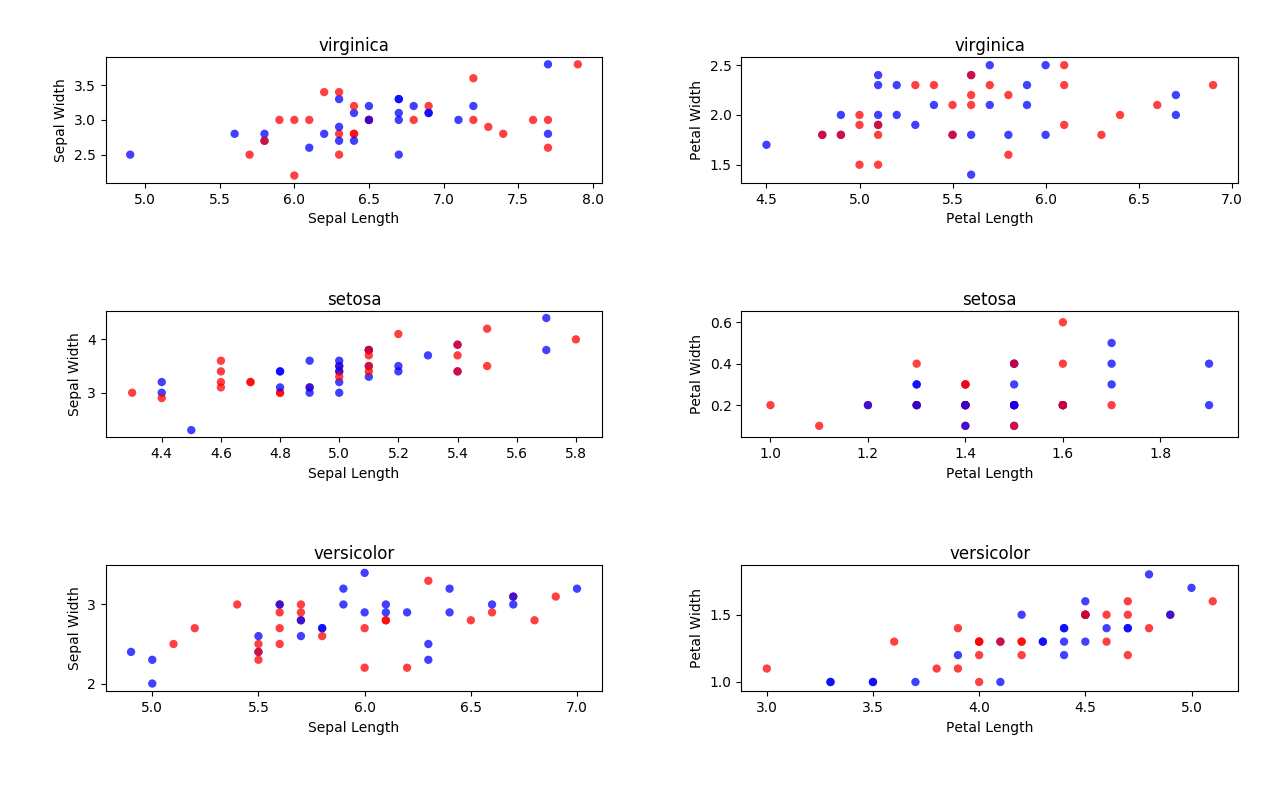

The script that saved this image:
#!/usr/bin/env python3

import sys
sys.path.append("../..")

import matplotlib.pyplot as plt
import csv
import sys
import math as m
from modules import pycla
import numpy as np

def error(msg):
		print("ERROR: "+msg+"\n\nUSAGE:\n$ "+sys.argv[0]+" <options>\n\nOPTIONS:")
		print("-i <file-name>\t: Input File (.csv).")
		print("-ig <num>\t: Ignore first num rows of data.")
		print("-o <file-name>\t: Output File (.png OR .pdf)")

#READ CSV FILE
inFile = pycla.get_arg("i")
if inFile == None:
	error("No Input CSV File!")
	exit()
csv_fil = open(inFile)
data_rows = csv.reader(csv_fil)

#IGNORE FIRST ig LINES
ig = pycla.get_arg("ig")
if ig==None:
	ig = 0
else:
	ig = int(ig)
data_rows = list(data_rows)[ig:]

labels = data_rows[0]
data_rows = data_rows[1:]
spe_dict = {'virginica':0, 'setosa':1, 'versicolor':2};
para_dict = {0:'Sepal Length', 1:'Sepal Width', 2:'Petal Length', 3:'Petal Width'}

sl_data = [[], [], []]
sw_data = [[], [], []]
pl_data = [[], [], []]
pw_data = [[], [], []]
spe_data = [[], [], []]

for sl,sw,pl,pw,spe in data_rows:
	
	sl_data[spe_dict[spe]].append(float(sl))
	sw_data[spe_dict[spe]].append(float(sw))
	pl_data[spe_dict[spe]].append(float(pl))
	pw_data[spe_dict[spe]].append(float(pw))
	spe_data.append(spe)

#sl_data.sort()
#sw_data.sort()
#pl_data.sort()
#pw_data.sort()
#spe_data.sort()

full_data = [sl_data, sw_data, pl_data, pw_data]
print(full_data)

cw = pycla.get_arg("cw")
if cw == None:
	cw=1
else:
	cw = float(cw)

# Four axes, returned as a 2-d array
f, axarr = plt.subplots(3, 2)

for i in range(3):
	for j in range(2):
		axarr[i, j].scatter(full_data[j*2][i], full_data[j*2+1][i], color = ['red', 'blue'], alpha = .75)
		axarr[i, j].set_xlabel(para_dict[j*2])
		axarr[i, j].set_ylabel(para_dict[j*2+1])
		axarr[i, j].set_title(spe_dict.keys()[spe_dict.values().index(i)])
		
	


#for i in range(3):
#	for j in range(0,4,2):
#		axarr[i, j].scatter(full_data[j][i], full_data[j+1][i])
#		axarr[i, j].set_title(para_dict[j] + ' of ' + spe_dict.keys()[spe_dict.values().index(i)])
# plt.hist(sl_data)

outFile = pycla.get_arg("o")
if outFile == None:
	plt.tight_layout()
	plt.show()
else:
	plt.savefig(outFile, bbox_inches="tight")
	print("Plot saved to "+outFile) 
